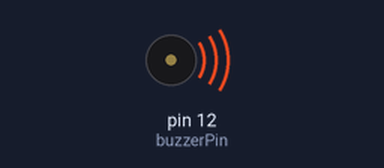
Bench run of a sketch on a simulated Arduino Uno, built with avr-gcc and run on an emulated ATmega328P. Parts: buzzer (waves = sounding).

Above: at 0.2 s.
Timing chart, 0 to 5.4 s (numbered marks = the images above):
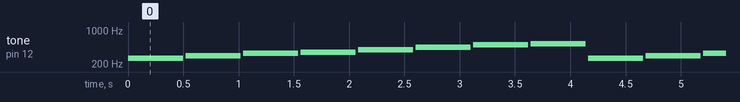

Measured:
- by itself, tone on pin 12 (buzzerPin): repeats every 4.2 s: silent 0.02 s, 294 Hz 0.50 s, silent 0.02 s, 330 Hz 0.50 s, silent 0.02 s, 349 Hz 0.50 s, silent 0.02 s, 392 Hz 0.50 s, silent 0.02 s, 440 Hz 0.50 s, silent 0.02 s, 494 Hz 0.50 s, silent 0.02 s, 523 Hz 0.50 s, silent 0.02 s, 262 Hz 0.50 s

The sketch:

buzzer.ino
```cpp
int buzzerPin = 12;
int notaSayisi = 8;
int C = 262;
int D = 294;
int E = 330;
int F = 349;
int G = 392;
int A = 440;
int B = 494;
int C_ = 523;
int notalar[] = {C, D, E, F, G, A, B, C_};
void setup()
{

}

void loop()
{
    for (int i = 0; i < notaSayisi; i++)
  {
    tone(buzzerPin, notalar[i]);
    delay(500);
    noTone(buzzerPin);
    delay(20);
  }
  noTone(buzzerPin);
}
```
